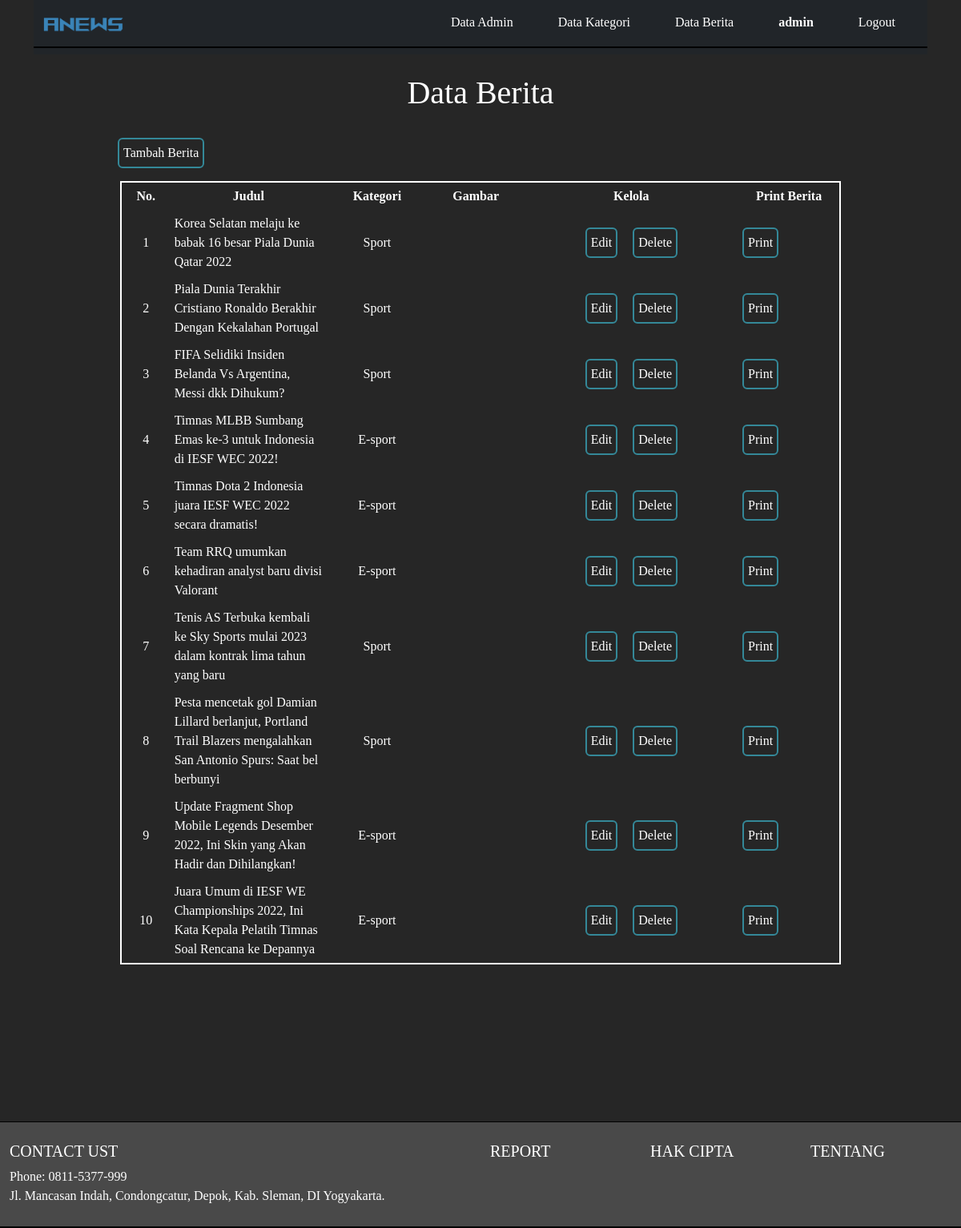
/admin/crudberita.php (signed in), run on the app's committed database.
### tables this page shows
CREATE TABLE `berita` (
  `id` int(11) NOT NULL,
  `judul` varchar(255) NOT NULL,
  `isi` varchar(5000) NOT NULL,
  `gambar` varchar(255) NOT NULL,
  `idKat` int(11) NOT NULL
);

CREATE TABLE `kategori` (
  `id` int(11) NOT NULL,
  `namaKategori` varchar(30) NOT NULL
);

### admin/crudberita.php (the view, shortened to what this page needs)
<!DOCTYPE html>
<html>
<head>
    <link href="https://cdn.jsdelivr.net/npm/bootstrap@5.2.2/dist/css/bootstrap.min.css" rel="stylesheet"
>
    <link rel="stylesheet" href="https://cdnjs.cloudflare.com/ajax/libs/font-awesome/6.2.0/css/all.min.css"
/>
</head>
<body>
    <?php
      include "header.php";
    ?>
    <br>
    <center><h1>Data Berita</h1></center>
    <br>
    <div class="container">
        <p style="margin-left: 105px;"><a href="addberita.php" style="color: #348898;"><button type="button">Tambah Berita</a></button></p>
        <table width="900" cellpadding="5" cellspacing="0" class="center">
            <tr>
                <th width="30"> No. </th>
                <th width="30"> Judul </th>
                <th width="30"> Kategori </th>
                <th width="50"> Gambar </th>
                <th width="150"> Kelola </th>
                <th width="50"> Print Berita </th>
            </tr>
            <?php
                include "config.php";
                $sql = "SELECT berita.judul, kategori.namaKategori, berita.gambar FROM berita JOIN kategori ON berita.idKat = kategori.id ORDER BY berita.id";
                $hasil = mysqli_query($config, $sql);
                $no = 1;
                while ($data = mysqli_fetch_array($hasil))
            {
                ?>
                <tr>
                    <td style="text-align: center"><?php echo $no ; ?></td>
                    <td><?php echo $data['judul'] ; ?></td>
                    <td style="text-align: center"><?php echo $data['namaKategori'] ; ?></td>
                    <td><?php echo $data['gambar'] ; ?></td>
                    <td align="center">
                        <a href="edberita.php?judul=<?php echo $data['judul'];?>" class="button" style="color: #348898;"><button type="button" style="margin-right: 15px;">Edit</a></button>
                        <a href="delberita.php?judul=<?php echo $data['judul'];?>" class="button" style="color: #348898;"><button type="button">Delete</a></button>
                    </td>
                    <td>
                        <a href="print.php" class="button" style="color: #348898;"><button type="button" style="margin-right: 15px;">Print</a></button>
                    </td>
                </tr>
                <?php
                $no++;
            }
          echo "</table>";
        ?>
        </div>
        <br>
            <?php include "footer.php";?>
</body>
</html>

### admin/crudberita.php (style rules this page uses)
body { font-family: Montserrat; background-color: #262626; color: white; }
a { text-decoration:none; color: white; }
.center { margin-left: auto; margin-right: auto; }
th { text-align: center; }
button { background-color: transparent; color: blue; border: 2px solid #348898; border-radius: 6px; padding: 5px; }
table { border: 2px solid white; }

### admin/header.php (style rules this page uses)
a { color: white !important; }

### data on the page
berita: judul "Korea Selatan melaju ke babak 16 besar Piala Dunia Qatar 2022", idKat.namaKategori "Sport"
berita: judul "Piala Dunia Terakhir Cristiano Ronaldo Berakhir Dengan Kekalahan Portugal", idKat.namaKategori "Sport"
berita: judul "FIFA Selidiki Insiden Belanda Vs Argentina, Messi dkk Dihukum?", idKat.namaKategori "Sport"
berita: judul "Timnas MLBB Sumbang Emas ke-3 untuk Indonesia di IESF WEC 2022!", idKat.namaKategori "E-sport"
berita: judul "Timnas Dota 2 Indonesia juara IESF WEC 2022 secara dramatis!", idKat.namaKategori "E-sport"
berita: judul "Team RRQ umumkan kehadiran analyst baru divisi Valorant", idKat.namaKategori "E-sport"
berita: judul "Tenis AS Terbuka kembali ke Sky Sports mulai 2023 dalam kontrak lima tahun yang baru", idKat.namaKategori "Sport"
berita: judul "Pesta mencetak gol Damian Lillard berlanjut, Portland Trail Blazers mengalahkan San Antonio Spurs: Saat bel berbunyi", idKat.namaKategori "Sport"
berita: judul "Update Fragment Shop Mobile Legends Desember 2022, Ini Skin yang Akan Hadir dan Dihilangkan!", idKat.namaKategori "E-sport"
berita: judul "Juara Umum di IESF WE Championships 2022, Ini Kata Kepala Pelatih Timnas Soal Rencana ke Depannya", idKat.namaKategori "E-sport"

### other printed values
$_SESSION['username'] "admin"
